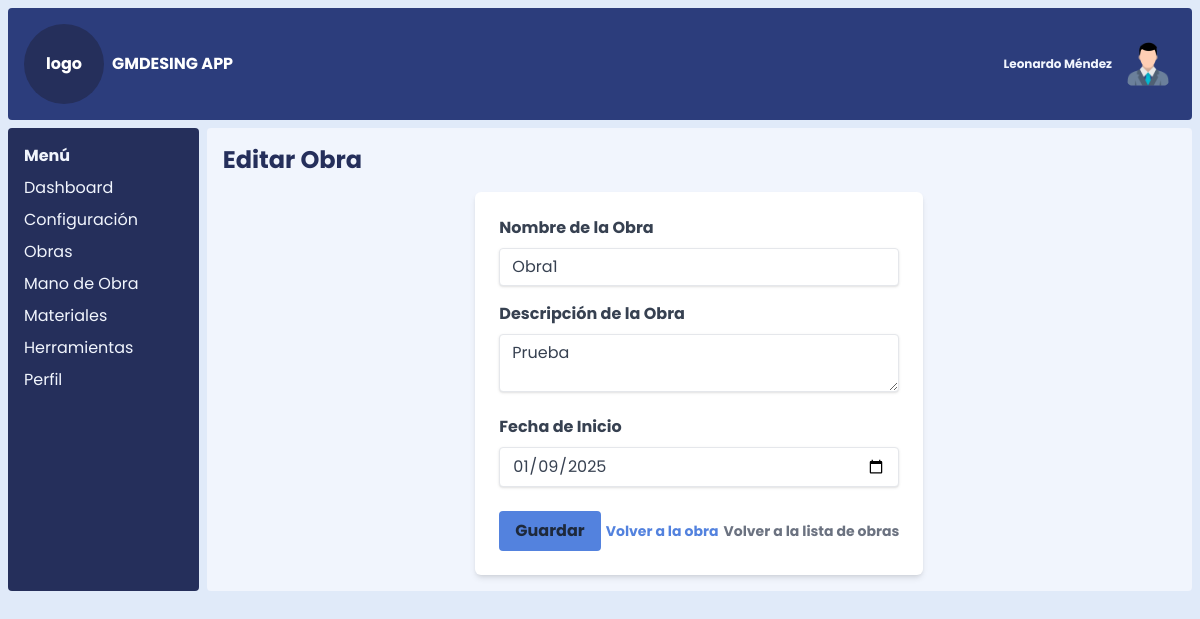
The page /obra/editar/1 on the database as committed earlier.
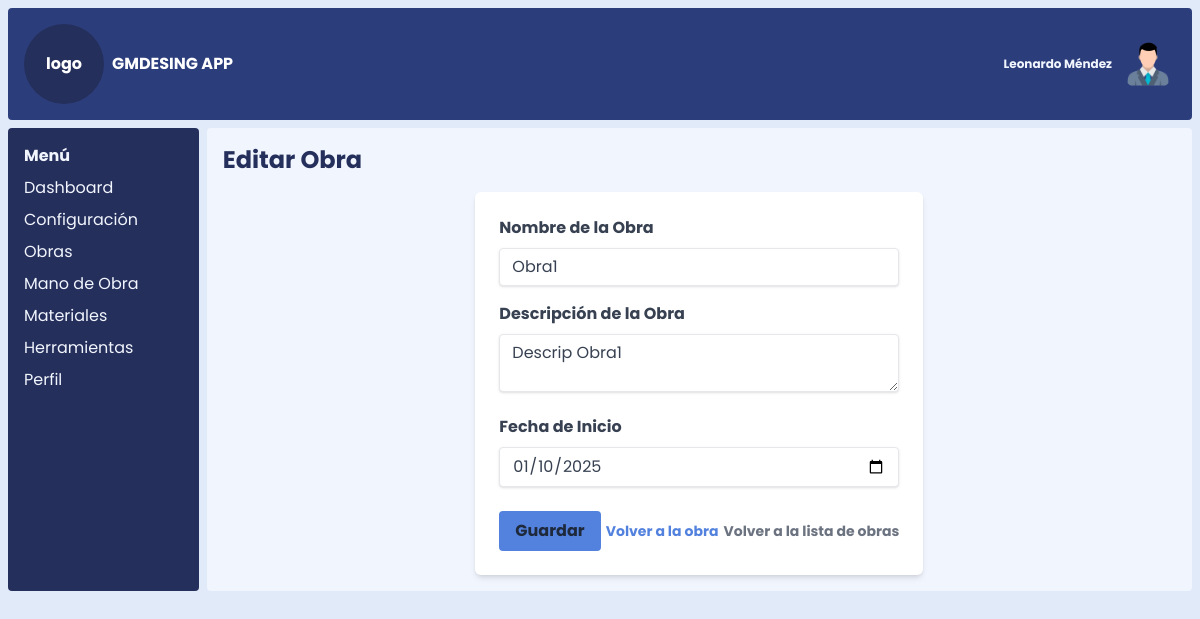
The same page on the database as committed later.
### models.py (models this page shows)
class Obra(db.Model):
    __tablename__ = 'obra'
    id_obra = db.Column(db.Integer, primary_key=True)
    nombre_obra = db.Column(db.String(100), nullable=False)
    descripcion_obra = db.Column(db.Text)
    fecha_inicio = db.Column(db.Date)
    partidas = db.relationship('ObraPartida', back_populates='obra', lazy='dynamic')  # Relación con Partidas

### app.py (the view, shortened to what this page needs)
@app.route('/obra/editar/<int:id_obra>', methods=['GET', 'POST'])
def editar_obra(id_obra):
    obra = Obra.query.get_or_404(id_obra)
    form = ObraForm(obj=obra) # Pre-carga el formulario con los datos de la obra
    return render_template('crear_obra.html', form=form, edit=True, obra_id=id_obra, datos=datos) # Reutiliza crear_obra.html

### forms.py
class ObraForm(FlaskForm):
    nombre_obra = StringField('Nombre de la Obra', validators=[DataRequired()])
    descripcion_obra = TextAreaField('Descripción de la Obra')
    fecha_inicio = DateField('Fecha de Inicio', validators=[DataRequired()])
    submit = SubmitField('Guardar')

### templates/crear_obra.html (shortened to what this page needs)
{% extends 'index.html' %}
{% block content %}
    <h1 class="text-2xl font-bold mb-4">{% if edit %}Editar Obra{% else %}Crear Nueva Obra{% endif %}</h1>
    <form method="POST" class="max-w-md mx-auto bg-white p-6 rounded-md shadow-md">
        <div class="mb-4">
            {{ form.nombre_obra.label(class="block text-gray-700 font-bold mb-2") }}
            {{ form.nombre_obra(class="shadow appearance-none border rounded w-full py-2 px-3 text-gray-700 leading-tight focus:outline-none focus:shadow-outline") }}
        </div>
        <div class="mb-4">
            {{ form.descripcion_obra.label(class="block text-gray-700 font-bold mb-2") }}
            {{ form.descripcion_obra(class="shadow appearance-none border rounded w-full py-2 px-3 text-gray-700 leading-tight focus:outline-none focus:shadow-outline") }}
        </div>
        <div class="mb-6">
            {{ form.fecha_inicio.label(class="block text-gray-700 font-bold mb-2") }}
            {{ form.fecha_inicio(class="shadow appearance-none border rounded w-full py-2 px-3 text-gray-700 leading-tight focus:outline-none focus:shadow-outline") }}
        </div>
        <div class="flex items-center justify-between">
            {{ form.submit(class="bg-blue-500 hover:bg-blue-700 text-slate-800 font-bold py-2 px-4 rounded focus:outline-none focus:shadow-outline") }}
            {% if edit %}
                <a href="{{ url_for('ver_obra', id_obra=obra_id) }}" class="inline-block align-baseline font-bold text-sm text-blue-500 hover:text-blue-800">Volver a la obra</a>
            {% endif %}
            <a href="{{ url_for('index') }}" class="inline-block align-baseline font-bold text-sm text-gray-500 hover:text-gray-800">Volver a la lista de obras</a>
        </div>
    </form>
{% endblock %}

Rows that differ between the two databases and show on the page:
changed Obra "Obra1": descripcion_obra "Prueba" → "Descrip Obra1"; fecha_inicio "01/09/2025" → "01/10/2025"
